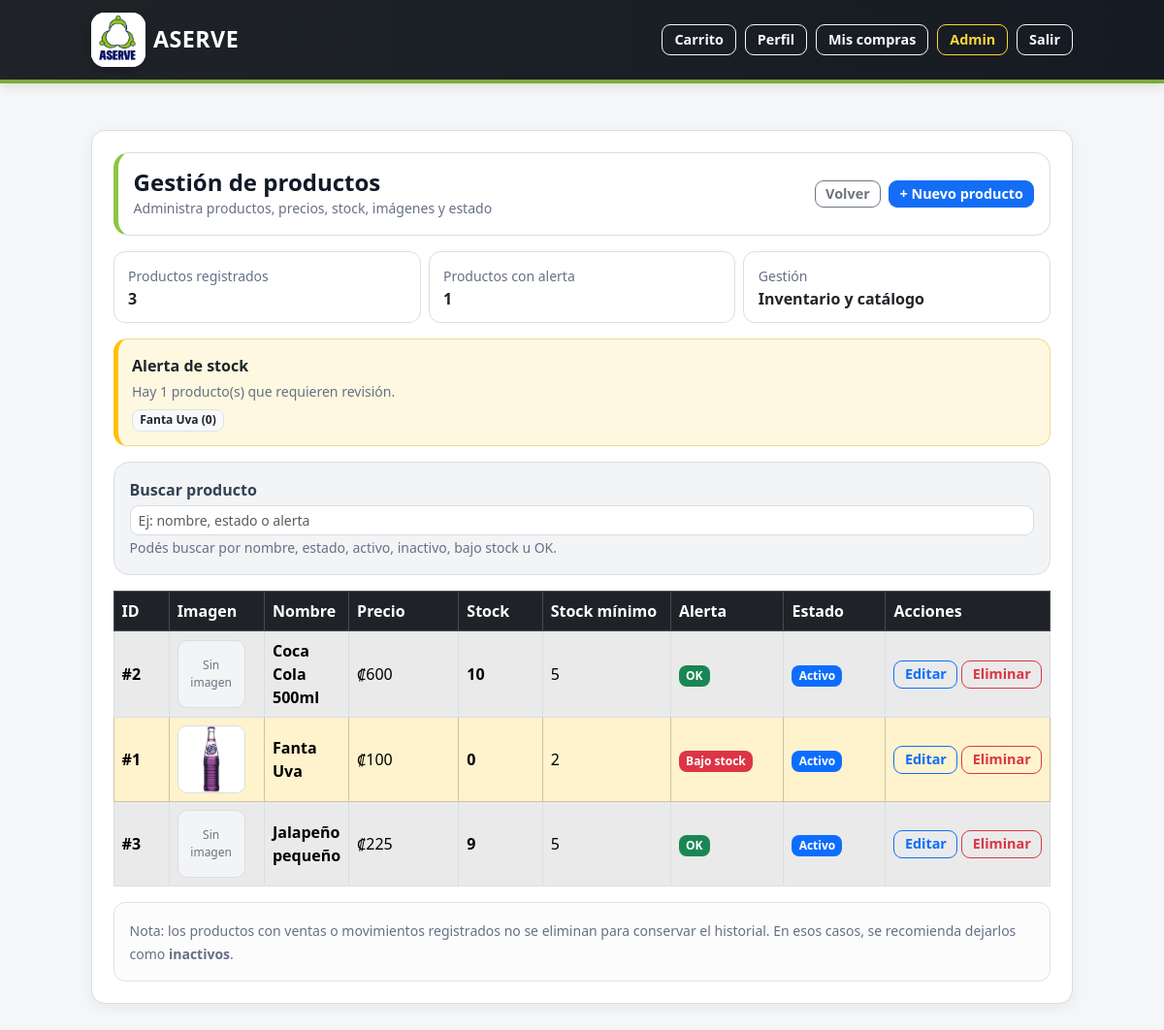
/admin/products (signed in), run on an earlier commit of the app's database.
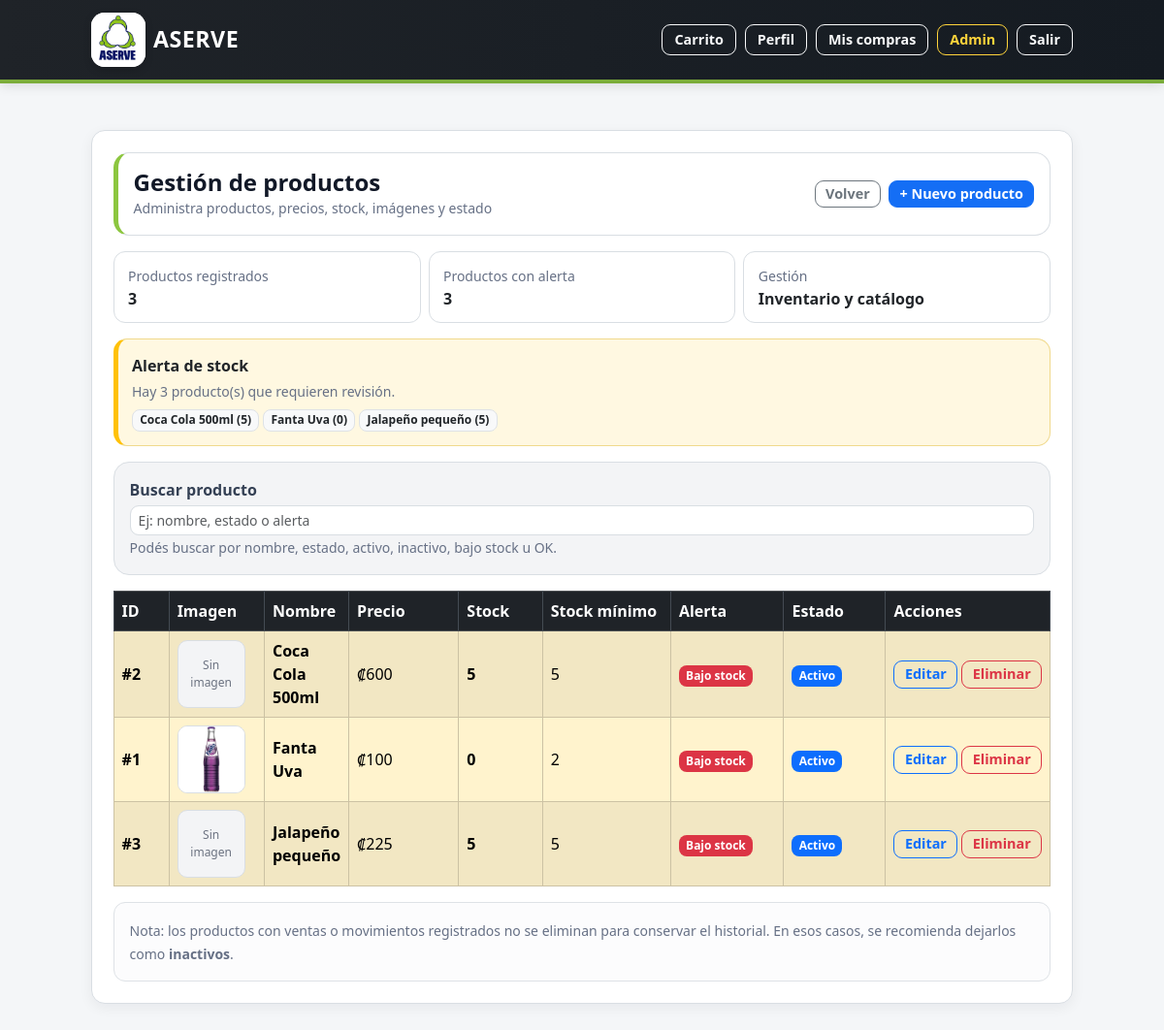
And on a later commit of the database.
### tables this page shows
CREATE TABLE products (
    id INTEGER PRIMARY KEY AUTOINCREMENT,
    nombre TEXT NOT NULL,
    precio REAL NOT NULL CHECK (precio >= 0),
    stock INTEGER NOT NULL DEFAULT 0 CHECK (stock >= 0),
    stock_minimo INTEGER NOT NULL DEFAULT 0 CHECK (stock_minimo >= 0),
    image_filename TEXT,
    activo INTEGER NOT NULL DEFAULT 1 CHECK (activo IN (0, 1))
);

### app.py (the view)
@app.route("/admin/products")
def admin_products():
    if "user_id" not in session or session.get("rol") != "admin":
        return redirect(url_for("login"))
    db = get_db()
    productos = db.execute("""
        SELECT id, nombre, precio, stock, stock_minimo, activo, image_filename
        FROM products
        ORDER BY nombre ASC
    """).fetchall()
    bajos = [
        p for p in productos
        if int(p["activo"]) == 1
        and int(p["stock_minimo"] or 0) > 0
        and int(p["stock"] or 0) <= int(p["stock_minimo"] or 0)
    ]
    return render_template("admin_products.html", productos=productos, bajos=bajos)

### app.py (called while the page is built)
@app.template_filter("crc")
def format_crc(value):
    try:
        return f"₡{float(value):,.0f}"
    except (TypeError, ValueError):
        return "₡0"

def get_db():
    if "db" not in g:
        db_folder = os.path.dirname(app.config["DATABASE"])
        os.makedirs(db_folder, exist_ok=True)
        g.db = sqlite3.connect(app.config["DATABASE"])
        g.db.row_factory = sqlite3.Row
    return g.db

@app.before_request
def proteger_acceso_global():
    endpoint = request.endpoint
    if endpoint is None:
        return None
    rutas_publicas = {
        "login",
        "static"
    }
    if endpoint in rutas_publicas:
        return None
    if "user_id" not in session:
        flash("Debes iniciar sesión para acceder a ASERVE.", "warning")
        return redirect(url_for("login"))
    rutas_password_temporal = {
        "cambiar_password_temporal",
        "logout",
        "static"
    }
    if session.get("password_temporal") == 1:
        if endpoint not in rutas_password_temporal:
            flash("Debes cambiar tu contraseña temporal antes de continuar.", "warning")
            return redirect(url_for("cambiar_password_temporal"))
    return None

### templates/admin_products.html (shortened to what the changed rows need)
{% extends "base.html" %}
{% block content %}
<div class="card shadow-sm">
  <div class="card-body">
    <div class="row g-2 mb-3">
      <div class="col-12 col-md-4">
        <div class="admin-products-summary-box">
          <small class="text-muted">Productos con alerta</small>
          <div class="fw-bold">
            {{ bajos|length }}
          </div>
        </div>
      </div>
    </div>
    {% if bajos and bajos|length > 0 %}
      <div class="admin-products-alert mb-3">
        <div class="fw-semibold mb-1">
          Alerta de stock
        </div>
        <small class="text-muted d-block mb-2">
          Hay {{ bajos|length }} producto(s) que requieren revisión.
        </small>
        <div class="d-flex flex-wrap gap-1">
          {% for b in bajos %}
            <span class="badge bg-light text-dark border">
              {{ b.nombre }} ({{ b.stock }})
            </span>
          {% endfor %}
        </div>
      </div>
    {% endif %}
    <div class="table-responsive d-none d-md-block">
      <table class="table table-bordered table-striped align-middle mb-0">
        <thead class="table-dark">
          <tr>
            <th style="width: 60px;">ID</th>
            <th style="width: 100px;">Imagen</th>
            <th>Nombre</th>
            <th style="width: 120px;">Precio</th>
            <th style="width: 90px;">Stock</th>
            <th style="width: 140px;">Stock mínimo</th>
            <th style="width: 120px;">Alerta</th>
            <th style="width: 110px;">Estado</th>
            <th style="width: 180px;">Acciones</th>
          </tr>
        </thead>
        <tbody>
          {% for p in productos %}
          {% set bajo = (p.activo == 1 and p.stock_minimo > 0 and p.stock <= p.stock_minimo) %}
          {% set estado_texto = "activo" if p.activo == 1 else "inactivo" %}
          {% set alerta_texto = "bajo stock" if bajo else "ok" %}
          <tr
            class="{% if bajo %}table-warning{% endif %} product-admin-item"
            data-search="{{ p.nombre|lower }} {{ estado_texto }} {{ alerta_texto }}">
            <td>
              <b>#{{ p.id }}</b>
            </td>
            <td>
              {% if p.image_filename %}
                <img
                  src="{{ url_for('static', filename='uploads/' ~ p.image_filename) }}"
                  alt="Imagen de {{ p.nombre }}"
                  class="admin-product-img"
                >
              {% else %}
                <div class="admin-product-empty-img">
                  <span>Sin imagen</span>
                </div>
              {% endif %}
            </td>
            <td>
              <div class="fw-semibold">
                {{ p.nombre }}
              </div>
            </td>
            <td>
              {{ p.precio|crc }}
            </td>
            <td>
              <b>{{ p.stock }}</b>
            </td>
            <td>
              {{ p.stock_minimo }}
            </td>
            <td>
              {% if bajo %}
                <span class="badge bg-danger">Bajo stock</span>
              {% else %}
                <span class="badge bg-success">OK</span>
              {% endif %}
            </td>
            <td>
              {% if p.activo == 1 %}
                <span class="badge bg-primary">Activo</span>
              {% else %}
                <span class="badge bg-secondary">Inactivo</span>
              {% endif %}
            </td>
            <td>
              <div class="d-flex flex-wrap gap-1">
                <a class="btn btn-outline-primary btn-sm"
                   href="{{ url_for('admin_product_edit', product_id=p.id) }}">
                  Editar
                </a>
                <form
                  method="POST"
                  action="{{ url_for('admin_product_delete', product_id=p.id) }}"
                  onsubmit="return confirm('¿Seguro que deseas eliminar este producto? Solo se eliminará si no tiene historial de ventas o movimientos.');">
                  <button type="submit" class="btn btn-outline-danger btn-sm">
                    Eliminar
                  </button>
                </form>
              </div>
            </td>
          </tr>
          {% else %}
          <tr>
            <td colspan="9" class="text-center text-muted py-4">
              No hay productos registrados.
            </td>
          </tr>
          {% endfor %}
        </tbody>
      </table>
    </div>
  </div>
</div>
{% endblock %}

What changed in the data, as far as the page shows it:
now on one of the page's lists (row edited): products: nombre "Coca Cola 500ml", stock "5"
changed products "Coca Cola 500ml": stock "10" → "5"; text "OK" → "Bajo stock"
now on one of the page's lists (row edited): products: nombre "Jalapeño pequeño", stock "5"
changed products "Jalapeño pequeño": stock "9" → "5"; text "OK" → "Bajo stock"
Also different on the page:
{{ bajos|length }}: "1" → "3"
